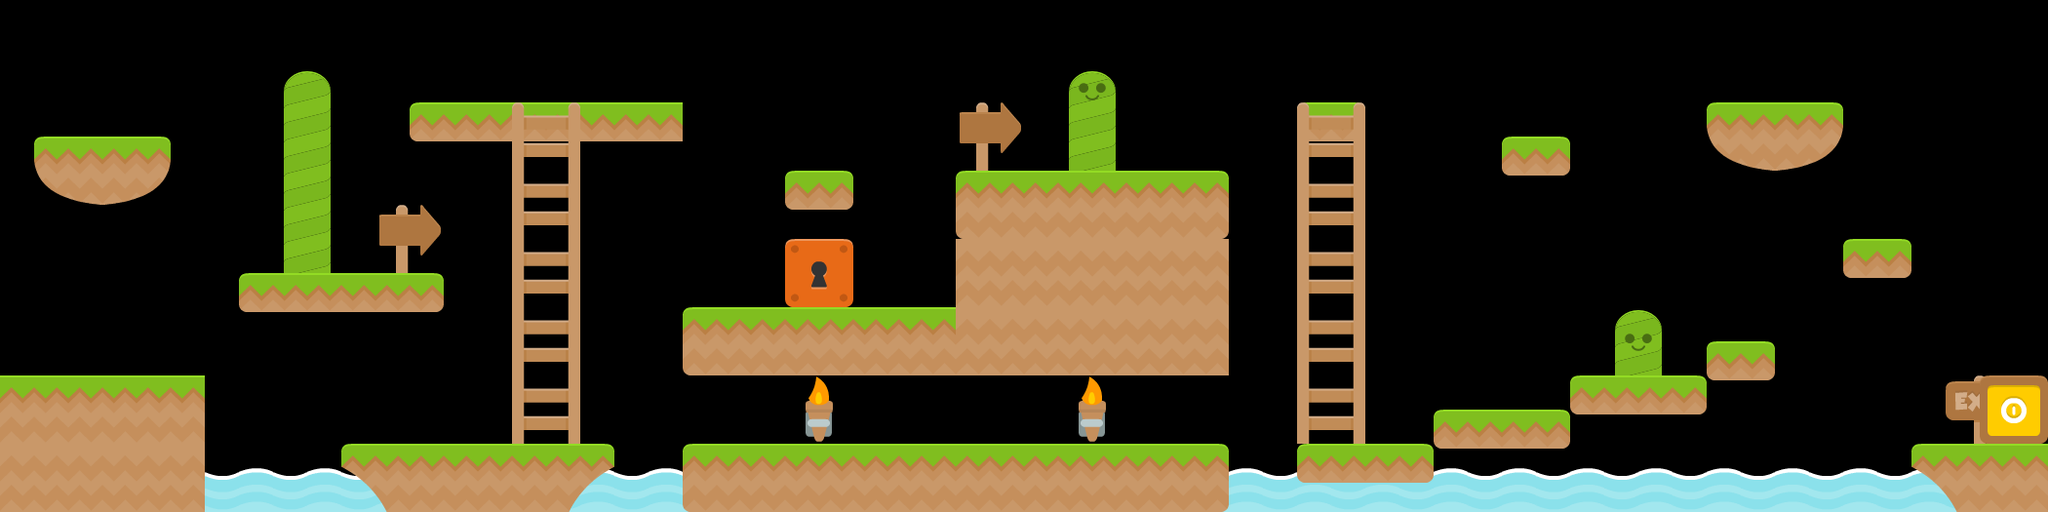

A level layout from a 2D game, rendered from its tile map. Below: a short description, then the map file with tile-grid data replaced by summaries:
An orthogonal 60x15 tile map with 35x35 px tiles, 5 tile layers (Background Images, Platforms, Ladders, Triggers, ...).

<map version="1.0" orientation="orthogonal" renderorder="right-down" width="60" height="15" tilewidth="35" tileheight="35" nextobjectid="1">
 <tileset firstgid="1" name="Platformer" tilewidth="70" tileheight="70" spacing="2" margin="2" tilecount="196" columns="14">
  <image source="tileset.png" width="1024" height="1024" />
 </tileset>
 <layer name="Background Images" width="60" height="15">
  <data>[900 cells, 29 non-empty, 8 distinct tile ids]</data>
 </layer>
 <layer name="Platforms" width="60" height="15">
  <data>[900 cells, 58 non-empty, 12 distinct tile ids]</data>
 </layer>
 <layer name="Ladders" width="60" height="15">
  <data>[900 cells, 10 non-empty, 2 distinct tile ids]</data>
 </layer>
 <layer name="Triggers" width="60" height="15">
  <data>[900 cells, 1 non-empty, 1 distinct tile ids]</data>
 </layer>
 <layer name="Enemy Objects" width="60" height="15">
  <data>[900 cells, 1 non-empty, 1 distinct tile ids]</data>
 </layer>
</map>
